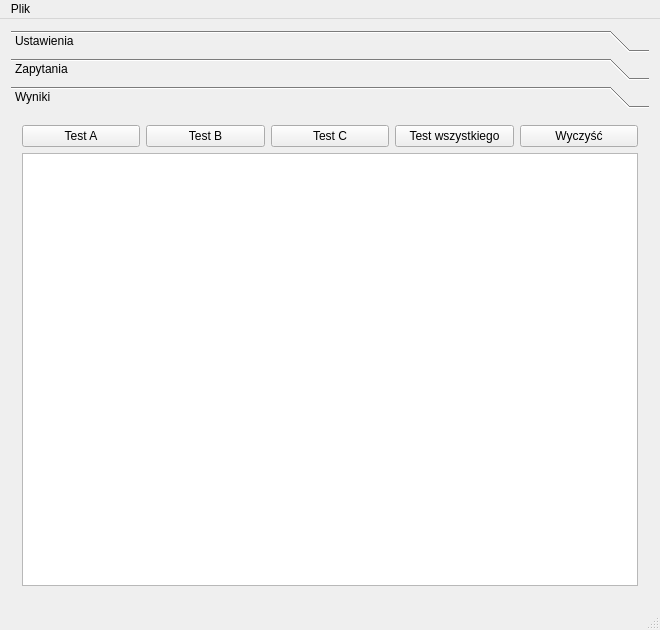
<?xml version="1.0" encoding="UTF-8"?>
<ui version="4.0">
 <class>MainWindow</class>
 <widget class="QMainWindow" name="MainWindow">
  <property name="geometry">
   <rect>
    <x>0</x>
    <y>0</y>
    <width>660</width>
    <height>630</height>
   </rect>
  </property>
  <property name="windowTitle">
   <string>MainWindow</string>
  </property>
  <widget class="QWidget" name="centralWidget">
   <layout class="QGridLayout" name="gridLayout">
    <item row="0" column="0">
     <widget class="QToolBox" name="toolBox">
      <property name="autoFillBackground">
       <bool>true</bool>
      </property>
      <property name="currentIndex">
       <number>2</number>
      </property>
      <property name="tabSpacing">
       <number>6</number>
      </property>
      <widget class="QWidget" name="page_ustawienia">
       <property name="geometry">
        <rect>
         <x>0</x>
         <y>0</y>
         <width>642</width>
         <height>487</height>
        </rect>
       </property>
       <attribute name="label">
        <string>Ustawienia</string>
       </attribute>
       <layout class="QGridLayout" name="gridLayout_2">
        <item row="1" column="1">
         <widget class="QLineEdit" name="txt_port">
          <property name="text">
           <string>5432</string>
          </property>
         </widget>
        </item>
        <item row="0" column="1">
         <widget class="QLineEdit" name="txt_server">
          <property name="toolTip">
           <string>Adres serwera</string>
          </property>
          <property name="text">
           <string>127.0.0.1</string>
          </property>
         </widget>
        </item>
        <item row="0" column="0">
         <widget class="QLabel" name="label_3">
          <property name="maximumSize">
           <size>
            <width>90</width>
            <height>14</height>
           </size>
          </property>
          <property name="text">
           <string>Adres serwera</string>
          </property>
         </widget>
        </item>
        <item row="1" column="0">
         <widget class="QLabel" name="label_4">
          <property name="maximumSize">
           <size>
            <width>85</width>
            <height>14</height>
           </size>
          </property>
          <property name="text">
           <string>Port serwera</string>
          </property>
         </widget>
        </item>
        <item row="2" column="0" colspan="2">
         <widget class="QPushButton" name="btn_test_connection">
          <property name="text">
           <string>Sprawdź połączenie</string>
          </property>
         </widget>
        </item>
        <item row="3" column="1">
         <spacer name="verticalSpacer">
          <property name="orientation">
           <enum>Qt::Vertical</enum>
          </property>
          <property name="sizeHint" stdset="0">
           <size>
            <width>20</width>
            <height>40</height>
           </size>
          </property>
         </spacer>
        </item>
       </layout>
      </widget>
      <widget class="QWidget" name="page_zapytania">
       <property name="geometry">
        <rect>
         <x>0</x>
         <y>0</y>
         <width>642</width>
         <height>487</height>
        </rect>
       </property>
       <attribute name="label">
        <string>Zapytania</string>
       </attribute>
       <layout class="QGridLayout" name="gridLayout_4">
        <item row="0" column="0">
         <widget class="QTabWidget" name="tabWidget">
          <property name="currentIndex">
           <number>0</number>
          </property>
          <property name="elideMode">
           <enum>Qt::ElideRight</enum>
          </property>
          <property name="documentMode">
           <bool>false</bool>
          </property>
          <widget class="QWidget" name="tab">
           <attribute name="title">
            <string>A</string>
           </attribute>
           <layout class="QGridLayout" name="gridLayout_5">
            <item row="0" column="0">
             <widget class="QPlainTextEdit" name="txt_A"/>
            </item>
            <item row="1" column="0">
             <widget class="QPushButton" name="btn_wczytajA">
              <property name="text">
               <string>Wczytaj</string>
              </property>
             </widget>
            </item>
           </layout>
          </widget>
          <widget class="QWidget" name="tab_3">
           <attribute name="title">
            <string>B</string>
           </attribute>
           <layout class="QGridLayout" name="gridLayout_6">
            <item row="0" column="0">
             <widget class="QPlainTextEdit" name="txt_B"/>
            </item>
            <item row="1" column="0">
             <widget class="QPushButton" name="btn_wczytajB">
              <property name="text">
               <string>Wczytaj</string>
              </property>
             </widget>
            </item>
           </layout>
          </widget>
          <widget class="QWidget" name="tab_2">
           <attribute name="title">
            <string>C</string>
           </attribute>
           <layout class="QGridLayout" name="gridLayout_7">
            <item row="0" column="0">
             <widget class="QPlainTextEdit" name="txt_C"/>
            </item>
            <item row="1" column="0">
             <widget class="QPushButton" name="btn_wczytajC">
              <property name="sizePolicy">
               <sizepolicy hsizetype="Minimum" vsizetype="Maximum">
                <horstretch>0</horstretch>
                <verstretch>1</verstretch>
               </sizepolicy>
              </property>
              <property name="text">
               <string>Wczytaj</string>
              </property>
              <property name="iconSize">
               <size>
                <width>29</width>
                <height>16</height>
               </size>
              </property>
             </widget>
            </item>
           </layout>
          </widget>
         </widget>
        </item>
       </layout>
      </widget>
      <widget class="QWidget" name="page_wyniki">
       <property name="geometry">
        <rect>
         <x>0</x>
         <y>0</y>
         <width>642</width>
         <height>487</height>
        </rect>
       </property>
       <attribute name="label">
        <string>Wyniki</string>
       </attribute>
       <layout class="QGridLayout" name="gridLayout_3">
        <item row="3" column="0">
         <widget class="QPushButton" name="btn_testA">
          <property name="text">
           <string>Test A</string>
          </property>
         </widget>
        </item>
        <item row="3" column="2">
         <widget class="QPushButton" name="btn_testC">
          <property name="text">
           <string>Test C</string>
          </property>
         </widget>
        </item>
        <item row="3" column="3">
         <widget class="QPushButton" name="btn_testALL">
          <property name="text">
           <string>Test wszystkiego</string>
          </property>
         </widget>
        </item>
        <item row="3" column="1">
         <widget class="QPushButton" name="btn_testB">
          <property name="text">
           <string>Test B</string>
          </property>
         </widget>
        </item>
        <item row="3" column="4">
         <widget class="QPushButton" name="btn_clr">
          <property name="text">
           <string>Wyczyść</string>
          </property>
         </widget>
        </item>
        <item row="4" column="0" colspan="5">
         <widget class="QTextEdit" name="txt_wynik">
          <property name="html">
           <string>&lt;!DOCTYPE HTML PUBLIC &quot;-//W3C//DTD HTML 4.0//EN&quot; &quot;http://www.w3.org/TR/REC-html40/strict.dtd&quot;&gt;
&lt;html&gt;&lt;head&gt;&lt;meta name=&quot;qrichtext&quot; content=&quot;1&quot; /&gt;&lt;style type=&quot;text/css&quot;&gt;
p, li { white-space: pre-wrap; }
&lt;/style&gt;&lt;/head&gt;&lt;body style=&quot; font-family:'Sans Serif'; font-size:9pt; font-weight:400; font-style:normal;&quot;&gt;
&lt;p style=&quot;-qt-paragraph-type:empty; margin-top:0px; margin-bottom:0px; margin-left:0px; margin-right:0px; -qt-block-indent:0; text-indent:0px;&quot;&gt;&lt;br /&gt;&lt;/p&gt;&lt;/body&gt;&lt;/html&gt;</string>
          </property>
         </widget>
        </item>
       </layout>
      </widget>
     </widget>
    </item>
   </layout>
  </widget>
  <widget class="QMenuBar" name="menuBar">
   <property name="geometry">
    <rect>
     <x>0</x>
     <y>0</y>
     <width>660</width>
     <height>19</height>
    </rect>
   </property>
   <widget class="QMenu" name="menuPlik">
    <property name="title">
     <string>Plik</string>
    </property>
    <addaction name="actionQuit"/>
   </widget>
   <addaction name="menuPlik"/>
  </widget>
  <widget class="QStatusBar" name="statusBar"/>
  <action name="actionQuit">
   <property name="text">
    <string>&amp;Wyjdź</string>
   </property>
   <property name="shortcut">
    <string>Ctrl+Q</string>
   </property>
  </action>
 </widget>
 <layoutdefault spacing="6" margin="11"/>
 <resources/>
 <connections/>
</ui>
